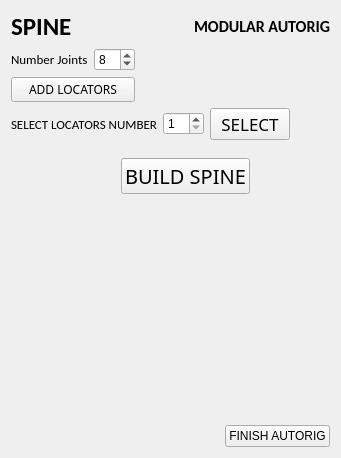
      <widget class="QWidget" name="spine">
       <attribute name="title">
        <string>Spine</string>
       </attribute>
       <layout class="QVBoxLayout" name="verticalLayout_4">
        <item>
         <layout class="QHBoxLayout" name="horizontalLayout">
          <item>
           <widget class="QLabel" name="label_3">
            <property name="font">
             <font>
              <family>Calibri</family>
              <pointsize>19</pointsize>
              <weight>75</weight>
              <bold>true</bold>
             </font>
            </property>
            <property name="text">
             <string>SPINE</string>
            </property>
           </widget>
          </item>
          <item>
           <spacer name="horizontalSpacer">
            <property name="orientation">
             <enum>Qt::Horizontal</enum>
            </property>
            <property name="sizeHint" stdset="0">
             <size>
              <width>40</width>
              <height>20</height>
             </size>
            </property>
           </spacer>
          </item>
          <item>
           <widget class="QLabel" name="label_2">
            <property name="font">
             <font>
              <family>Calibri</family>
              <pointsize>12</pointsize>
              <weight>75</weight>
              <bold>true</bold>
             </font>
            </property>
            <property name="text">
             <string>MODULAR AUTORIG</string>
            </property>
           </widget>
          </item>
         </layout>
        </item>
        <item>
         <layout class="QVBoxLayout" name="verticalLayout_2">
          <item>
           <layout class="QHBoxLayout" name="horizontalLayout_5">
            <item>
             <layout class="QVBoxLayout" name="verticalLayout">
              <item>
               <layout class="QHBoxLayout" name="horizontalLayout_2">
                <item>
                 <widget class="QLabel" name="label">
                  <property name="font">
                   <font>
                    <family>Calibri</family>
                    <pointsize>10</pointsize>
                    <weight>50</weight>
                    <bold>false</bold>
                   </font>
                  </property>
                  <property name="text">
                   <string>Number Joints</string>
                  </property>
                 </widget>
                </item>
                <item>
                 <widget class="QSpinBox" name="spinBoxSpineNumberJoints">
                  <property name="minimum">
                   <number>2</number>
                  </property>
                  <property name="value">
                   <number>8</number>
                  </property>
                 </widget>
                </item>
               </layout>
              </item>
              <item>
               <widget class="QPushButton" name="spineLocsButton">
                <property name="font">
                 <font>
                  <family>Impact</family>
                 </font>
                </property>
                <property name="text">
                 <string>ADD LOCATORS</string>
                </property>
               </widget>
              </item>
             </layout>
            </item>
            <item>
             <spacer name="horizontalSpacer_5">
              <property name="orientation">
               <enum>Qt::Horizontal</enum>
              </property>
              <property name="sizeHint" stdset="0">
               <size>
                <width>40</width>
                <height>20</height>
               </size>
              </property>
             </spacer>
            </item>
           </layout>
          </item>
          <item>
           <layout class="QHBoxLayout" name="horizontalLayout_3">
            <item>
             <widget class="QLabel" name="label_4">
              <property name="font">
               <font>
                <family>Calibri</family>
                <pointsize>10</pointsize>
                <weight>50</weight>
                <bold>false</bold>
               </font>
              </property>
              <property name="text">
               <string>SELECT LOCATORS NUMBER</string>
              </property>
             </widget>
            </item>
            <item>
             <widget class="QSpinBox" name="spinSpineNumber">
              <property name="maximumSize">
               <size>
                <width>70</width>
                <height>16777215</height>
               </size>
              </property>
              <property name="minimum">
               <number>1</number>
              </property>
             </widget>
            </item>
            <item>
             <widget class="QPushButton" name="selectLocsSpine">
              <property name="maximumSize">
               <size>
                <width>100</width>
                <height>16777215</height>
               </size>
              </property>
              <property name="font">
               <font>
                <family>Impact</family>
                <pointsize>13</pointsize>
               </font>
              </property>
              <property name="text">
               <string>SELECT</string>
              </property>
             </widget>
            </item>
            <item>
             <spacer name="horizontalSpacer_4">
              <property name="orientation">
               <enum>Qt::Horizontal</enum>
              </property>
              <property name="sizeHint" stdset="0">
               <size>
                <width>40</width>
                <height>20</height>
               </size>
              </property>
             </spacer>
            </item>
           </layout>
          </item>
         </layout>
        </item>
        <item>
         <layout class="QVBoxLayout" name="verticalLayout_3">
          <item>
           <spacer name="verticalSpacer_2">
            <property name="orientation">
             <enum>Qt::Vertical</enum>
            </property>
            <property name="sizeType">
             <enum>QSizePolicy::Fixed</enum>
            </property>
            <property name="sizeHint" stdset="0">
             <size>
              <width>16</width>
              <height>12</height>
             </size>
            </property>
           </spacer>
          </item>
          <item>
           <layout class="QHBoxLayout" name="horizontalLayout_4">
            <item>
             <spacer name="horizontalSpacer_2">
              <property name="orientation">
               <enum>Qt::Horizontal</enum>
              </property>
              <property name="sizeType">
               <enum>QSizePolicy::Fixed</enum>
              </property>
              <property name="sizeHint" stdset="0">
               <size>
                <width>110</width>
                <height>20</height>
               </size>
              </property>
             </spacer>
            </item>
            <item>
             <widget class="QPushButton" name="spineButton">
              <property name="font">
               <font>
                <family>Impact</family>
                <pointsize>15</pointsize>
               </font>
              </property>
              <property name="text">
               <string>BUILD SPINE</string>
              </property>
              <property name="iconSize">
               <size>
                <width>22</width>
                <height>16</height>
               </size>
              </property>
             </widget>
            </item>
            <item>
             <spacer name="horizontalSpacer_3">
              <property name="orientation">
               <enum>Qt::Horizontal</enum>
              </property>
              <property name="sizeHint" stdset="0">
               <size>
                <width>40</width>
                <height>20</height>
               </size>
              </property>
             </spacer>
            </item>
           </layout>
          </item>
         </layout>
        </item>
        <item>
         <spacer name="verticalSpacer">
          <property name="orientation">
           <enum>Qt::Vertical</enum>
          </property>
          <property name="sizeHint" stdset="0">
           <size>
            <width>20</width>
            <height>225</height>
           </size>
          </property>
         </spacer>
        </item>
        <item>
         <layout class="QHBoxLayout" name="horizontalLayout_6">
          <item>
           <spacer name="horizontalSpacer_6">
            <property name="orientation">
             <enum>Qt::Horizontal</enum>
            </property>
            <property name="sizeHint" stdset="0">
             <size>
              <width>40</width>
              <height>20</height>
             </size>
            </property>
           </spacer>
          </item>
          <item>
           <widget class="QPushButton" name="pushButtonFinishSpine">
            <property name="text">
             <string>FINISH AUTORIG</string>
            </property>
           </widget>
          </item>
         </layout>
        </item>
       </layout>
      </widget>
